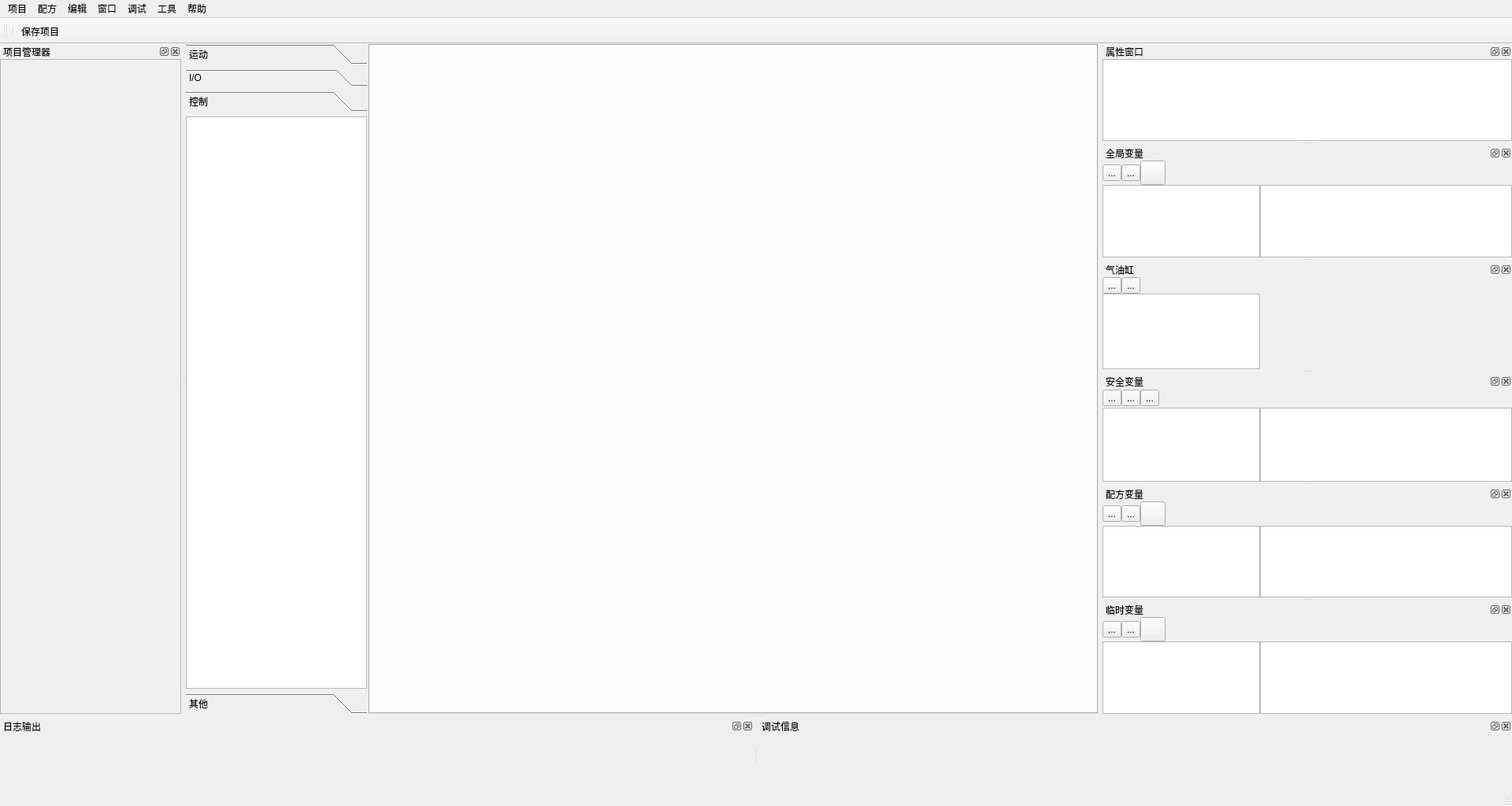
<?xml version="1.0" encoding="UTF-8"?>
<ui version="4.0">
 <class>MainWindow</class>
 <widget class="QMainWindow" name="MainWindow">
  <property name="geometry">
   <rect>
    <x>0</x>
    <y>0</y>
    <width>1920</width>
    <height>1024</height>
   </rect>
  </property>
  <property name="minimumSize">
   <size>
    <width>0</width>
    <height>0</height>
   </size>
  </property>
  <property name="windowTitle">
   <string/>
  </property>
  <property name="styleSheet">
   <string notr="true"/>
  </property>
  <widget class="QWidget" name="centralwidget">
   <layout class="QHBoxLayout" name="horizontalLayout" stretch="0,0">
    <property name="spacing">
     <number>2</number>
    </property>
    <property name="leftMargin">
     <number>0</number>
    </property>
    <property name="topMargin">
     <number>0</number>
    </property>
    <property name="rightMargin">
     <number>0</number>
    </property>
    <property name="bottomMargin">
     <number>0</number>
    </property>
    <item>
     <widget class="QToolBox" name="toolBox">
      <property name="minimumSize">
       <size>
        <width>230</width>
        <height>0</height>
       </size>
      </property>
      <property name="maximumSize">
       <size>
        <width>200</width>
        <height>16777215</height>
       </size>
      </property>
      <property name="toolTipDuration">
       <number>-1</number>
      </property>
      <property name="currentIndex">
       <number>2</number>
      </property>
      <widget class="QWidget" name="MoveTool">
       <property name="geometry">
        <rect>
         <x>0</x>
         <y>0</y>
         <width>230</width>
         <height>732</height>
        </rect>
       </property>
       <attribute name="label">
        <string>运动</string>
       </attribute>
       <layout class="QHBoxLayout" name="horizontalLayout_2">
        <property name="spacing">
         <number>0</number>
        </property>
        <property name="leftMargin">
         <number>0</number>
        </property>
        <property name="topMargin">
         <number>0</number>
        </property>
        <property name="rightMargin">
         <number>0</number>
        </property>
        <property name="bottomMargin">
         <number>0</number>
        </property>
        <item>
         <widget class="YDModuleView" name="MoveListView">
          <property name="maximumSize">
           <size>
            <width>16777215</width>
            <height>16777215</height>
           </size>
          </property>
         </widget>
        </item>
       </layout>
      </widget>
      <widget class="QWidget" name="IOTool">
       <property name="geometry">
        <rect>
         <x>0</x>
         <y>0</y>
         <width>230</width>
         <height>732</height>
        </rect>
       </property>
       <attribute name="label">
        <string>I/O</string>
       </attribute>
       <layout class="QHBoxLayout" name="horizontalLayout_4">
        <property name="spacing">
         <number>0</number>
        </property>
        <property name="leftMargin">
         <number>0</number>
        </property>
        <property name="topMargin">
         <number>0</number>
        </property>
        <property name="rightMargin">
         <number>0</number>
        </property>
        <property name="bottomMargin">
         <number>0</number>
        </property>
        <item>
         <widget class="YDModuleView" name="IOListView"/>
        </item>
       </layout>
      </widget>
      <widget class="QWidget" name="ControlTool">
       <property name="geometry">
        <rect>
         <x>0</x>
         <y>0</y>
         <width>230</width>
         <height>732</height>
        </rect>
       </property>
       <attribute name="label">
        <string>控制</string>
       </attribute>
       <layout class="QHBoxLayout" name="horizontalLayout_5">
        <property name="spacing">
         <number>0</number>
        </property>
        <property name="leftMargin">
         <number>0</number>
        </property>
        <property name="topMargin">
         <number>0</number>
        </property>
        <property name="rightMargin">
         <number>0</number>
        </property>
        <property name="bottomMargin">
         <number>0</number>
        </property>
        <item>
         <widget class="YDModuleView" name="ControlListView"/>
        </item>
       </layout>
      </widget>
      <widget class="QWidget" name="OtherTool">
       <property name="geometry">
        <rect>
         <x>0</x>
         <y>0</y>
         <width>230</width>
         <height>732</height>
        </rect>
       </property>
       <attribute name="label">
        <string>其他</string>
       </attribute>
       <layout class="QHBoxLayout" name="horizontalLayout_6">
        <property name="spacing">
         <number>0</number>
        </property>
        <property name="leftMargin">
         <number>0</number>
        </property>
        <property name="topMargin">
         <number>0</number>
        </property>
        <property name="rightMargin">
         <number>0</number>
        </property>
        <property name="bottomMargin">
         <number>0</number>
        </property>
        <item>
         <widget class="YDModuleView" name="OtherListView"/>
        </item>
       </layout>
      </widget>
     </widget>
    </item>
    <item>
     <widget class="QTabWidget" name="tabWidget">
      <property name="minimumSize">
       <size>
        <width>400</width>
        <height>0</height>
       </size>
      </property>
      <property name="currentIndex">
       <number>-1</number>
      </property>
     </widget>
    </item>
   </layout>
  </widget>
  <widget class="QMenuBar" name="menubar">
   <property name="geometry">
    <rect>
     <x>0</x>
     <y>0</y>
     <width>1920</width>
     <height>21</height>
    </rect>
   </property>
   <widget class="QMenu" name="m_way">
    <property name="title">
     <string>配方</string>
    </property>
    <widget class="QMenu" name="a_openway">
     <property name="title">
      <string>打开配方</string>
     </property>
    </widget>
    <widget class="QMenu" name="a_dellway">
     <property name="title">
      <string>删除配方</string>
     </property>
    </widget>
    <addaction name="a_newway"/>
    <addaction name="a_openway"/>
    <addaction name="a_changeWay"/>
    <addaction name="separator"/>
    <addaction name="a_saveow"/>
    <addaction name="a_saveway"/>
    <addaction name="separator"/>
    <addaction name="a_dellway"/>
   </widget>
   <widget class="QMenu" name="m_edit">
    <property name="title">
     <string>编辑</string>
    </property>
    <addaction name="a_ecopy"/>
    <addaction name="a_ecut"/>
    <addaction name="e_epaste"/>
    <addaction name="a_edel"/>
    <addaction name="separator"/>
    <addaction name="a_eprop"/>
   </widget>
   <widget class="QMenu" name="m_window">
    <property name="title">
     <string>窗口</string>
    </property>
    <addaction name="a_wpromg"/>
    <addaction name="a_wgbvar"/>
    <addaction name="a_wwyvar"/>
    <addaction name="a_wtpvar"/>
    <addaction name="a_wsfvar"/>
    <addaction name="a_wcylinder"/>
    <addaction name="a_wfeida"/>
    <addaction name="a_wtrayp"/>
    <addaction name="a_wdanjia"/>
   </widget>
   <widget class="QMenu" name="m_debug">
    <property name="title">
     <string>调试</string>
    </property>
    <addaction name="a_dupload"/>
    <addaction name="a_ddownload"/>
    <addaction name="a_doldebug"/>
    <addaction name="separator"/>
    <addaction name="a_dstartz"/>
    <addaction name="a_dstartm"/>
    <addaction name="a_dpausem"/>
    <addaction name="a_dstopm"/>
   </widget>
   <widget class="QMenu" name="m_tool">
    <property name="title">
     <string>工具</string>
    </property>
    <addaction name="a_ttalkset"/>
   </widget>
   <widget class="QMenu" name="m_help">
    <property name="title">
     <string>帮助</string>
    </property>
    <addaction name="a_hhelp"/>
    <addaction name="a_habout"/>
   </widget>
   <widget class="QMenu" name="m_project">
    <property name="title">
     <string>项目</string>
    </property>
    <widget class="QMenu" name="a_open">
     <property name="title">
      <string>打开项目</string>
     </property>
    </widget>
    <widget class="QMenu" name="a_del">
     <property name="title">
      <string>删除项目</string>
     </property>
    </widget>
    <addaction name="a_new"/>
    <addaction name="a_open"/>
    <addaction name="a_close"/>
    <addaction name="a_rename"/>
    <addaction name="separator"/>
    <addaction name="a_save"/>
    <addaction name="a_saveall"/>
    <addaction name="a_saveoth"/>
    <addaction name="separator"/>
    <addaction name="a_del"/>
    <addaction name="separator"/>
    <addaction name="a_exit"/>
   </widget>
   <addaction name="m_project"/>
   <addaction name="m_way"/>
   <addaction name="m_edit"/>
   <addaction name="m_window"/>
   <addaction name="m_debug"/>
   <addaction name="m_tool"/>
   <addaction name="m_help"/>
  </widget>
  <widget class="QStatusBar" name="statusbar"/>
  <widget class="QDockWidget" name="MenuDock">
   <property name="minimumSize">
    <size>
     <width>230</width>
     <height>296</height>
    </size>
   </property>
   <property name="styleSheet">
    <string notr="true"/>
   </property>
   <property name="windowTitle">
    <string>项目管理器</string>
   </property>
   <attribute name="dockWidgetArea">
    <number>1</number>
   </attribute>
   <widget class="QWidget" name="dockWidgetContents_0">
    <layout class="QVBoxLayout" name="verticalLayout">
     <property name="spacing">
      <number>0</number>
     </property>
     <property name="leftMargin">
      <number>0</number>
     </property>
     <property name="topMargin">
      <number>0</number>
     </property>
     <property name="rightMargin">
      <number>0</number>
     </property>
     <property name="bottomMargin">
      <number>0</number>
     </property>
     <item>
      <widget class="QScrollArea" name="scrollArea">
       <property name="styleSheet">
        <string notr="true">QScrollBar:vertical {
border:1px solid #00ae9d;
background: #78cdd1;
width: 12px;
margin:  10px 0px  10px 0px;
}
QScrollBar::handle:vertical {
background: #008792;
min-height:  10px;
}
QScrollBar::add-line:vertical {
height:  10px;
subcontrol-origin:margin;
border-style:flat;
}
QScrollBar::sub-line:vertical {
height:  10px;
subcontrol-origin:margin;
border-style:flat;
}
QScrollBar::down-arrow:vertical{
subcontrol-origin: margin;
height: 10px;
background:#fedcbd;
width:12px;
border-image: url(:/Icon/arrow_down.png);
}
QScrollBar::up-arrow:vertical{
background:#fedcbd;
subcontrol-origin: margin;
height: 10px;
width:12px;
border-image: url(:/Icon/arrow_up.png);
padding:2px;
}
QScrollBar::add-page:vertical, QScrollBar::sub-page:vertical {
background: #90d7ec;
}</string>
       </property>
       <property name="widgetResizable">
        <bool>true</bool>
       </property>
       <widget class="QWidget" name="scroa">
        <property name="geometry">
         <rect>
          <x>0</x>
          <y>0</y>
          <width>228</width>
          <height>831</height>
         </rect>
        </property>
        <property name="sizePolicy">
         <sizepolicy hsizetype="Preferred" vsizetype="MinimumExpanding">
          <horstretch>0</horstretch>
          <verstretch>0</verstretch>
         </sizepolicy>
        </property>
       </widget>
      </widget>
     </item>
    </layout>
   </widget>
  </widget>
  <widget class="QDockWidget" name="PropertyDock">
   <property name="minimumSize">
    <size>
     <width>120</width>
     <height>89</height>
    </size>
   </property>
   <property name="windowTitle">
    <string>属性窗口</string>
   </property>
   <attribute name="dockWidgetArea">
    <number>2</number>
   </attribute>
   <widget class="QWidget" name="dockWidgetContents_1">
    <layout class="QHBoxLayout" name="horizontalLayout_8">
     <property name="spacing">
      <number>0</number>
     </property>
     <property name="leftMargin">
      <number>0</number>
     </property>
     <property name="topMargin">
      <number>0</number>
     </property>
     <property name="rightMargin">
      <number>0</number>
     </property>
     <property name="bottomMargin">
      <number>0</number>
     </property>
     <item>
      <widget class="QTreeView" name="property_tree"/>
     </item>
    </layout>
   </widget>
  </widget>
  <widget class="QDockWidget" name="VarDock">
   <property name="minimumSize">
    <size>
     <width>520</width>
     <height>124</height>
    </size>
   </property>
   <property name="windowTitle">
    <string>全局变量</string>
   </property>
   <attribute name="dockWidgetArea">
    <number>2</number>
   </attribute>
   <widget class="QWidget" name="dockWidgetContents_2">
    <property name="minimumSize">
     <size>
      <width>450</width>
      <height>0</height>
     </size>
    </property>
    <layout class="QVBoxLayout" name="verticalLayout_3">
     <property name="spacing">
      <number>0</number>
     </property>
     <property name="leftMargin">
      <number>0</number>
     </property>
     <property name="topMargin">
      <number>0</number>
     </property>
     <property name="rightMargin">
      <number>0</number>
     </property>
     <property name="bottomMargin">
      <number>0</number>
     </property>
     <item>
      <layout class="QHBoxLayout" name="horizontalLayout_9">
       <item>
        <widget class="QToolButton" name="AddVarG">
         <property name="text">
          <string>...</string>
         </property>
         <property name="icon">
          <iconset resource="res/res.qrc">
           <normaloff>:/Icon/addBtn.png</normaloff>:/Icon/addBtn.png</iconset>
         </property>
         <property name="iconSize">
          <size>
           <width>24</width>
           <height>24</height>
          </size>
         </property>
        </widget>
       </item>
       <item>
        <widget class="QToolButton" name="DelVarG">
         <property name="text">
          <string>...</string>
         </property>
         <property name="icon">
          <iconset resource="res/res.qrc">
           <normaloff>:/Icon/delBtn.png</normaloff>:/Icon/delBtn.png</iconset>
         </property>
         <property name="iconSize">
          <size>
           <width>24</width>
           <height>24</height>
          </size>
         </property>
        </widget>
       </item>
       <item>
        <widget class="QToolButton" name="addVar">
         <property name="text">
          <string/>
         </property>
         <property name="icon">
          <iconset resource="res/res.qrc">
           <normaloff>:/Icon/addBtn.png</normaloff>:/Icon/addBtn.png</iconset>
         </property>
         <property name="iconSize">
          <size>
           <width>24</width>
           <height>24</height>
          </size>
         </property>
        </widget>
       </item>
       <item>
        <spacer name="horizontalSpacer_2">
         <property name="orientation">
          <enum>Qt::Horizontal</enum>
         </property>
         <property name="sizeHint" stdset="0">
          <size>
           <width>40</width>
           <height>24</height>
          </size>
         </property>
        </spacer>
       </item>
      </layout>
     </item>
     <item>
      <layout class="QHBoxLayout" name="horizontalLayout_15">
       <property name="spacing">
        <number>0</number>
       </property>
       <item>
        <widget class="YDTreeView" name="VarGroupView">
         <property name="maximumSize">
          <size>
           <width>200</width>
           <height>16777215</height>
          </size>
         </property>
        </widget>
       </item>
       <item>
        <widget class="YDTableView" name="VarView"/>
       </item>
      </layout>
     </item>
    </layout>
   </widget>
  </widget>
  <widget class="QToolBar" name="toolBar">
   <property name="windowTitle">
    <string>工具栏</string>
   </property>
   <attribute name="toolBarArea">
    <enum>TopToolBarArea</enum>
   </attribute>
   <attribute name="toolBarBreak">
    <bool>false</bool>
   </attribute>
   <addaction name="separator"/>
   <addaction name="a_save"/>
  </widget>
  <widget class="QDockWidget" name="CylinderDock">
   <property name="windowTitle">
    <string>气油缸</string>
   </property>
   <attribute name="dockWidgetArea">
    <number>2</number>
   </attribute>
   <widget class="QWidget" name="dockWidgetContents">
    <layout class="QVBoxLayout" name="verticalLayout_4">
     <property name="spacing">
      <number>0</number>
     </property>
     <property name="leftMargin">
      <number>0</number>
     </property>
     <property name="topMargin">
      <number>0</number>
     </property>
     <property name="rightMargin">
      <number>0</number>
     </property>
     <property name="bottomMargin">
      <number>0</number>
     </property>
     <item>
      <layout class="QHBoxLayout" name="horizontalLayout_11">
       <item>
        <widget class="QToolButton" name="GasAdd">
         <property name="text">
          <string>...</string>
         </property>
         <property name="icon">
          <iconset resource="res/res.qrc">
           <normaloff>:/Icon/addBtn.png</normaloff>:/Icon/addBtn.png</iconset>
         </property>
         <property name="iconSize">
          <size>
           <width>24</width>
           <height>24</height>
          </size>
         </property>
        </widget>
       </item>
       <item>
        <widget class="QToolButton" name="GasDel">
         <property name="text">
          <string>...</string>
         </property>
         <property name="icon">
          <iconset resource="res/res.qrc">
           <normaloff>:/Icon/delBtn.png</normaloff>:/Icon/delBtn.png</iconset>
         </property>
         <property name="iconSize">
          <size>
           <width>24</width>
           <height>24</height>
          </size>
         </property>
        </widget>
       </item>
       <item>
        <spacer name="horizontalSpacer_4">
         <property name="orientation">
          <enum>Qt::Horizontal</enum>
         </property>
         <property name="sizeHint" stdset="0">
          <size>
           <width>40</width>
           <height>20</height>
          </size>
         </property>
        </spacer>
       </item>
      </layout>
     </item>
     <item>
      <layout class="QHBoxLayout" name="horizontalLayout_10">
       <property name="spacing">
        <number>0</number>
       </property>
       <item>
        <widget class="YDListView" name="CylinderList">
         <property name="maximumSize">
          <size>
           <width>200</width>
           <height>16777215</height>
          </size>
         </property>
        </widget>
       </item>
       <item>
        <widget class="YDCylinderInfo" name="CylinderInfo" native="true"/>
       </item>
      </layout>
     </item>
    </layout>
   </widget>
  </widget>
  <widget class="QDockWidget" name="SafeVarDock">
   <property name="windowTitle">
    <string>安全变量</string>
   </property>
   <attribute name="dockWidgetArea">
    <number>2</number>
   </attribute>
   <widget class="QWidget" name="widget">
    <layout class="QVBoxLayout" name="verticalLayout_11">
     <property name="spacing">
      <number>0</number>
     </property>
     <property name="leftMargin">
      <number>0</number>
     </property>
     <property name="topMargin">
      <number>0</number>
     </property>
     <property name="rightMargin">
      <number>0</number>
     </property>
     <property name="bottomMargin">
      <number>0</number>
     </property>
     <item>
      <layout class="QHBoxLayout" name="horizontalLayout_17">
       <item>
        <widget class="QToolButton" name="AddSafeVarG">
         <property name="text">
          <string>...</string>
         </property>
         <property name="icon">
          <iconset resource="res/res.qrc">
           <normaloff>:/Icon/addBtn.png</normaloff>:/Icon/addBtn.png</iconset>
         </property>
         <property name="iconSize">
          <size>
           <width>24</width>
           <height>24</height>
          </size>
         </property>
        </widget>
       </item>
       <item>
        <widget class="QToolButton" name="DelSafeVarG">
         <property name="text">
          <string>...</string>
         </property>
         <property name="icon">
          <iconset resource="res/res.qrc">
           <normaloff>:/Icon/delBtn.png</normaloff>:/Icon/delBtn.png</iconset>
         </property>
         <property name="iconSize">
          <size>
           <width>24</width>
           <height>24</height>
          </size>
         </property>
        </widget>
       </item>
       <item>
        <widget class="QToolButton" name="addSafeVar">
         <property name="text">
          <string>...</string>
         </property>
         <property name="icon">
          <iconset resource="res/res.qrc">
           <normaloff>:/Icon/addBtn.png</normaloff>:/Icon/addBtn.png</iconset>
         </property>
         <property name="iconSize">
          <size>
           <width>24</width>
           <height>24</height>
          </size>
         </property>
        </widget>
       </item>
       <item>
        <spacer name="horizontalSpacer_7">
         <property name="orientation">
          <enum>Qt::Horizontal</enum>
         </property>
         <property name="sizeHint" stdset="0">
          <size>
           <width>40</width>
           <height>24</height>
          </size>
         </property>
        </spacer>
       </item>
      </layout>
     </item>
     <item>
      <layout class="QHBoxLayout" name="horizontalLayout_18">
       <property name="spacing">
        <number>0</number>
       </property>
       <item>
        <widget class="YDTreeView" name="SafeGroupView">
         <property name="maximumSize">
          <size>
           <width>200</width>
           <height>16777215</height>
          </size>
         </property>
        </widget>
       </item>
       <item>
        <widget class="QTableView" name="SafeVarView"/>
       </item>
      </layout>
     </item>
    </layout>
   </widget>
  </widget>
  <widget class="QDockWidget" name="InputDock">
   <property name="windowTitle">
    <string>日志输出</string>
   </property>
   <attribute name="dockWidgetArea">
    <number>8</number>
   </attribute>
   <widget class="QWidget" name="dockWidgetContents_4">
    <layout class="QVBoxLayout" name="verticalLayout_6">
     <property name="spacing">
      <number>0</number>
     </property>
     <property name="leftMargin">
      <number>0</number>
     </property>
     <property name="topMargin">
      <number>0</number>
     </property>
     <property name="rightMargin">
      <number>0</number>
     </property>
     <property name="bottomMargin">
      <number>0</number>
     </property>
     <item>
      <widget class="QWidget" name="widget_2" native="true">
       <property name="minimumSize">
        <size>
         <width>0</width>
         <height>70</height>
        </size>
       </property>
      </widget>
     </item>
    </layout>
   </widget>
  </widget>
  <widget class="QDockWidget" name="PeiFVarDock">
   <property name="windowTitle">
    <string>配方变量</string>
   </property>
   <attribute name="dockWidgetArea">
    <number>2</number>
   </attribute>
   <widget class="QWidget" name="dockWidgetContents_3">
    <layout class="QVBoxLayout" name="verticalLayout_2">
     <property name="spacing">
      <number>0</number>
     </property>
     <property name="leftMargin">
      <number>0</number>
     </property>
     <property name="topMargin">
      <number>0</number>
     </property>
     <property name="rightMargin">
      <number>0</number>
     </property>
     <property name="bottomMargin">
      <number>0</number>
     </property>
     <item>
      <layout class="QHBoxLayout" name="horizontalLayout_12">
       <item>
        <widget class="QToolButton" name="AddVarG_2">
         <property name="text">
          <string>...</string>
         </property>
         <property name="icon">
          <iconset resource="res/res.qrc">
           <normaloff>:/Icon/addBtn.png</normaloff>:/Icon/addBtn.png</iconset>
         </property>
         <property name="iconSize">
          <size>
           <width>24</width>
           <height>24</height>
          </size>
         </property>
        </widget>
       </item>
       <item>
        <widget class="QToolButton" name="DelVarG_2">
         <property name="text">
          <string>...</string>
         </property>
         <property name="icon">
          <iconset resource="res/res.qrc">
           <normaloff>:/Icon/delBtn.png</normaloff>:/Icon/delBtn.png</iconset>
         </property>
         <property name="iconSize">
          <size>
           <width>24</width>
           <height>24</height>
          </size>
         </property>
        </widget>
       </item>
       <item>
        <widget class="QToolButton" name="addVar_2">
         <property name="text">
          <string/>
         </property>
         <property name="icon">
          <iconset resource="res/res.qrc">
           <normaloff>:/Icon/addBtn.png</normaloff>:/Icon/addBtn.png</iconset>
         </property>
         <property name="iconSize">
          <size>
           <width>24</width>
           <height>24</height>
          </size>
         </property>
        </widget>
       </item>
       <item>
        <spacer name="horizontalSpacer_3">
         <property name="orientation">
          <enum>Qt::Horizontal</enum>
         </property>
         <property name="sizeHint" stdset="0">
          <size>
           <width>40</width>
           <height>24</height>
          </size>
         </property>
        </spacer>
       </item>
      </layout>
     </item>
     <item>
      <layout class="QHBoxLayout" name="horizontalLayout_16">
       <property name="spacing">
        <number>0</number>
       </property>
       <item>
        <widget class="YDTreeView" name="VarGroupView_2">
         <property name="maximumSize">
          <size>
           <width>200</width>
           <height>16777215</height>
          </size>
         </property>
        </widget>
       </item>
       <item>
        <widget class="YDTableView" name="VarView_2"/>
       </item>
      </layout>
     </item>
    </layout>
   </widget>
  </widget>
  <widget class="QDockWidget" name="DebugDock">
   <property name="windowTitle">
    <string>调试信息</string>
   </property>
   <attribute name="dockWidgetArea">
    <number>8</number>
   </attribute>
   <widget class="QWidget" name="dockWidgetContents_5"/>
  </widget>
  <widget class="QDockWidget" name="TempVarDock">
   <property name="windowTitle">
    <string>临时变量</string>
   </property>
   <attribute name="dockWidgetArea">
    <number>2</number>
   </attribute>
   <widget class="QWidget" name="dockWidgetContents_6">
    <layout class="QVBoxLayout" name="verticalLayout_7">
     <property name="spacing">
      <number>0</number>
     </property>
     <property name="leftMargin">
      <number>0</number>
     </property>
     <property name="topMargin">
      <number>0</number>
     </property>
     <property name="rightMargin">
      <number>0</number>
     </property>
     <property name="bottomMargin">
      <number>0</number>
     </property>
     <item>
      <layout class="QVBoxLayout" name="verticalLayout_5">
       <property name="spacing">
        <number>0</number>
       </property>
       <item>
        <layout class="QHBoxLayout" name="horizontalLayout_14">
         <item>
          <widget class="QToolButton" name="AddVarG_4">
           <property name="text">
            <string>...</string>
           </property>
           <property name="icon">
            <iconset resource="res/res.qrc">
             <normaloff>:/Icon/addBtn.png</normaloff>:/Icon/addBtn.png</iconset>
           </property>
           <property name="iconSize">
            <size>
             <width>24</width>
             <height>24</height>
            </size>
           </property>
          </widget>
         </item>
         <item>
          <widget class="QToolButton" name="DelVarG_4">
           <property name="text">
            <string>...</string>
           </property>
           <property name="icon">
            <iconset resource="res/res.qrc">
             <normaloff>:/Icon/delBtn.png</normaloff>:/Icon/delBtn.png</iconset>
           </property>
           <property name="iconSize">
            <size>
             <width>24</width>
             <height>24</height>
            </size>
           </property>
          </widget>
         </item>
         <item>
          <widget class="QToolButton" name="addVar_4">
           <property name="text">
            <string/>
           </property>
           <property name="icon">
            <iconset resource="res/res.qrc">
             <normaloff>:/Icon/addBtn.png</normaloff>:/Icon/addBtn.png</iconset>
           </property>
           <property name="iconSize">
            <size>
             <width>24</width>
             <height>24</height>
            </size>
           </property>
          </widget>
         </item>
         <item>
          <spacer name="horizontalSpacer_6">
           <property name="orientation">
            <enum>Qt::Horizontal</enum>
           </property>
           <property name="sizeHint" stdset="0">
            <size>
             <width>40</width>
             <height>24</height>
            </size>
           </property>
          </spacer>
         </item>
        </layout>
       </item>
       <item>
        <layout class="QHBoxLayout" name="horizontalLayout_20">
         <property name="spacing">
          <number>0</number>
         </property>
         <item>
          <widget class="YDTreeView" name="VarGroupView_4">
           <property name="maximumSize">
            <size>
             <width>200</width>
             <height>16777215</height>
            </size>
           </property>
          </widget>
         </item>
         <item>
          <widget class="YDTableView" name="VarView_4"/>
         </item>
        </layout>
       </item>
      </layout>
     </item>
    </layout>
   </widget>
  </widget>
  <action name="a_new">
   <property name="icon">
    <iconset resource="res/res.qrc">
     <normaloff>:/Icon/add.png</normaloff>:/Icon/add.png</iconset>
   </property>
   <property name="text">
    <string>新建项目</string>
   </property>
   <property name="shortcut">
    <string>Ctrl+N</string>
   </property>
  </action>
  <action name="a_save">
   <property name="icon">
    <iconset resource="res/res.qrc">
     <normaloff>:/Icon/disk.png</normaloff>:/Icon/disk.png</iconset>
   </property>
   <property name="text">
    <string>保存项目</string>
   </property>
   <property name="shortcut">
    <string>Ctrl+S</string>
   </property>
  </action>
  <action name="a_exit">
   <property name="text">
    <string>退出</string>
   </property>
  </action>
  <action name="a_close">
   <property name="text">
    <string>关闭项目</string>
   </property>
  </action>
  <action name="a_rename">
   <property name="text">
    <string>重命名项目</string>
   </property>
  </action>
  <action name="a_saveall">
   <property name="text">
    <string>保存所有</string>
   </property>
  </action>
  <action name="a_saveoth">
   <property name="text">
    <string>另存为...</string>
   </property>
  </action>
  <action name="a_newway">
   <property name="text">
    <string>新建配方</string>
   </property>
  </action>
  <action name="a_saveway">
   <property name="text">
    <string>另存为...</string>
   </property>
   <property name="toolTip">
    <string>另存为...</string>
   </property>
  </action>
  <action name="a_saveow">
   <property name="text">
    <string>保存配方</string>
   </property>
  </action>
  <action name="a_ecopy">
   <property name="text">
    <string>复制</string>
   </property>
   <property name="shortcut">
    <string>Ctrl+C</string>
   </property>
  </action>
  <action name="a_ecut">
   <property name="text">
    <string>剪切</string>
   </property>
   <property name="shortcut">
    <string>Ctrl+X</string>
   </property>
  </action>
  <action name="e_epaste">
   <property name="text">
    <string>粘贴</string>
   </property>
   <property name="shortcut">
    <string>Ctrl+V</string>
   </property>
  </action>
  <action name="a_edel">
   <property name="text">
    <string>删除</string>
   </property>
   <property name="shortcut">
    <string>Del</string>
   </property>
  </action>
  <action name="a_eprop">
   <property name="text">
    <string>属性</string>
   </property>
  </action>
  <action name="a_wpromg">
   <property name="checkable">
    <bool>true</bool>
   </property>
   <property name="text">
    <string>项目管理器</string>
   </property>
  </action>
  <action name="a_wgbvar">
   <property name="checkable">
    <bool>true</bool>
   </property>
   <property name="text">
    <string>全局变量</string>
   </property>
  </action>
  <action name="a_wwyvar">
   <property name="checkable">
    <bool>true</bool>
   </property>
   <property name="text">
    <string>配方变量</string>
   </property>
  </action>
  <action name="a_wtpvar">
   <property name="checkable">
    <bool>true</bool>
   </property>
   <property name="text">
    <string>临时变量</string>
   </property>
  </action>
  <action name="a_wsfvar">
   <property name="checkable">
    <bool>true</bool>
   </property>
   <property name="text">
    <string>安全变量</string>
   </property>
  </action>
  <action name="a_wcylinder">
   <property name="checkable">
    <bool>true</bool>
   </property>
   <property name="text">
    <string>气油缸</string>
   </property>
  </action>
  <action name="a_wfeida">
   <property name="checkable">
    <bool>true</bool>
   </property>
   <property name="text">
    <string>飞达</string>
   </property>
  </action>
  <action name="a_wtrayp">
   <property name="checkable">
    <bool>true</bool>
   </property>
   <property name="text">
    <string>Tray盘</string>
   </property>
  </action>
  <action name="a_wdanjia">
   <property name="checkable">
    <bool>true</bool>
   </property>
   <property name="text">
    <string>弹夹</string>
   </property>
  </action>
  <action name="a_dupload">
   <property name="text">
    <string>上传项目</string>
   </property>
  </action>
  <action name="a_ddownload">
   <property name="text">
    <string>下载项目</string>
   </property>
  </action>
  <action name="a_doldebug">
   <property name="checkable">
    <bool>true</bool>
   </property>
   <property name="text">
    <string>在线调试</string>
   </property>
  </action>
  <action name="a_dstartz">
   <property name="text">
    <string>启动回零</string>
   </property>
  </action>
  <action name="a_dstartm">
   <property name="text">
    <string>启动主任务</string>
   </property>
  </action>
  <action name="a_dpausem">
   <property name="text">
    <string>暂停主任务</string>
   </property>
  </action>
  <action name="a_dstopm">
   <property name="text">
    <string>结束主任务</string>
   </property>
  </action>
  <action name="a_ttalkset">
   <property name="icon">
    <iconset resource="res/res.qrc">
     <normaloff>:/Icon/Debug.png</normaloff>:/Icon/Debug.png</iconset>
   </property>
   <property name="text">
    <string>通讯设置</string>
   </property>
  </action>
  <action name="a_hhelp">
   <property name="text">
    <string>帮助文档</string>
   </property>
  </action>
  <action name="a_habout">
   <property name="text">
    <string>关于</string>
   </property>
  </action>
  <action name="a_changeWay">
   <property name="text">
    <string>重命名配方</string>
   </property>
   <property name="toolTip">
    <string>重命名配方</string>
   </property>
  </action>
 </widget>
 <customwidgets>
  <customwidget>
   <class>YDModuleView</class>
   <extends>QListView</extends>
   <header>view/YDModuleView.h</header>
  </customwidget>
  <customwidget>
   <class>YDTableView</class>
   <extends>QTableView</extends>
   <header>view/YDTableView.h</header>
  </customwidget>
  <customwidget>
   <class>YDListView</class>
   <extends>QListView</extends>
   <header>view/YDListView.h</header>
  </customwidget>
  <customwidget>
   <class>YDTreeView</class>
   <extends>QTreeView</extends>
   <header>view/YDTreeView.h</header>
  </customwidget>
  <customwidget>
   <class>YDCylinderInfo</class>
   <extends>QWidget</extends>
   <header>widget/YDCylinderInfo.h</header>
   <container>1</container>
  </customwidget>
 </customwidgets>
 <resources>
  <include location="res/res.qrc"/>
 </resources>
 <connections/>
</ui>
